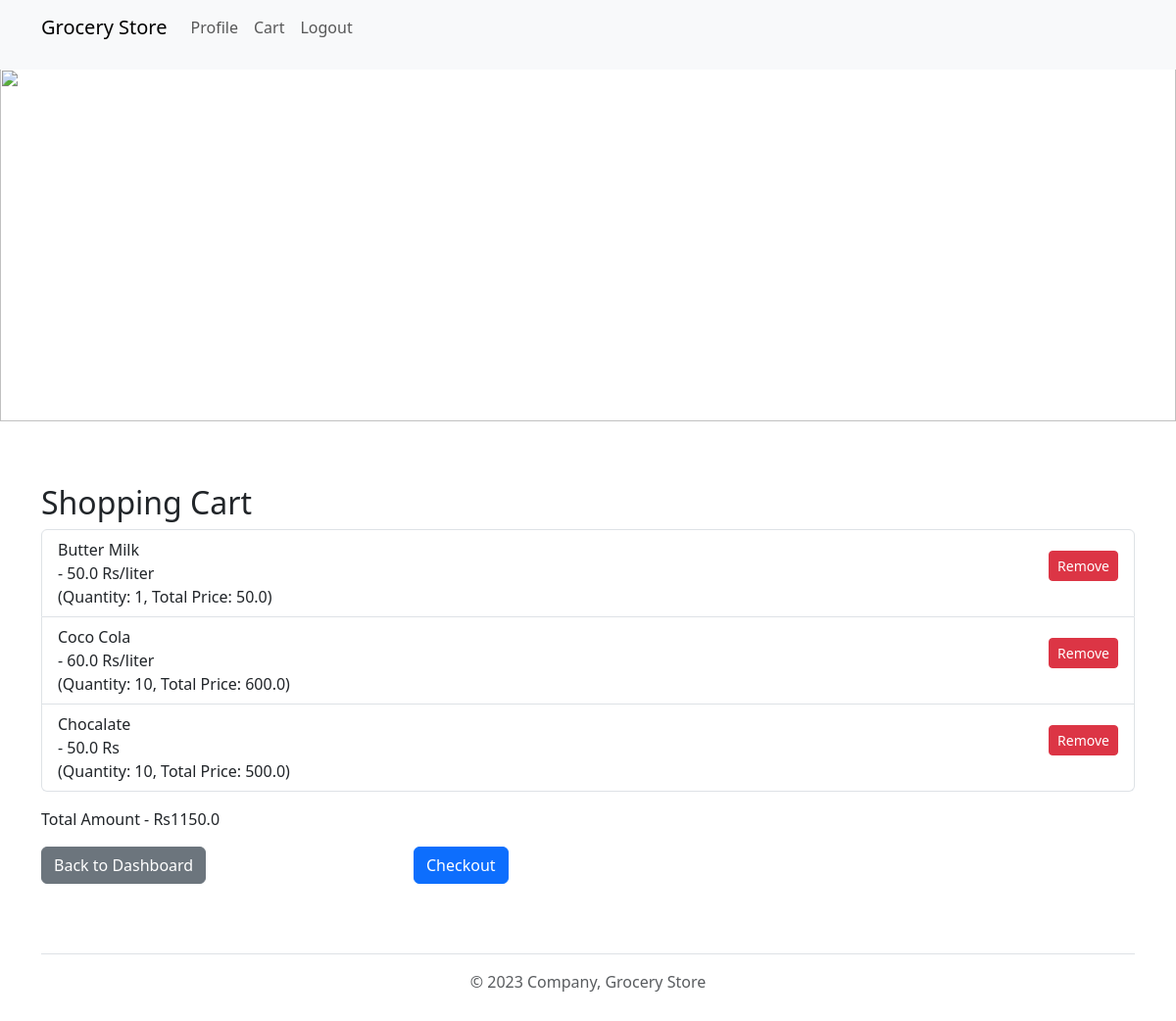
The page /view_cart (signed in) on the database as committed earlier.
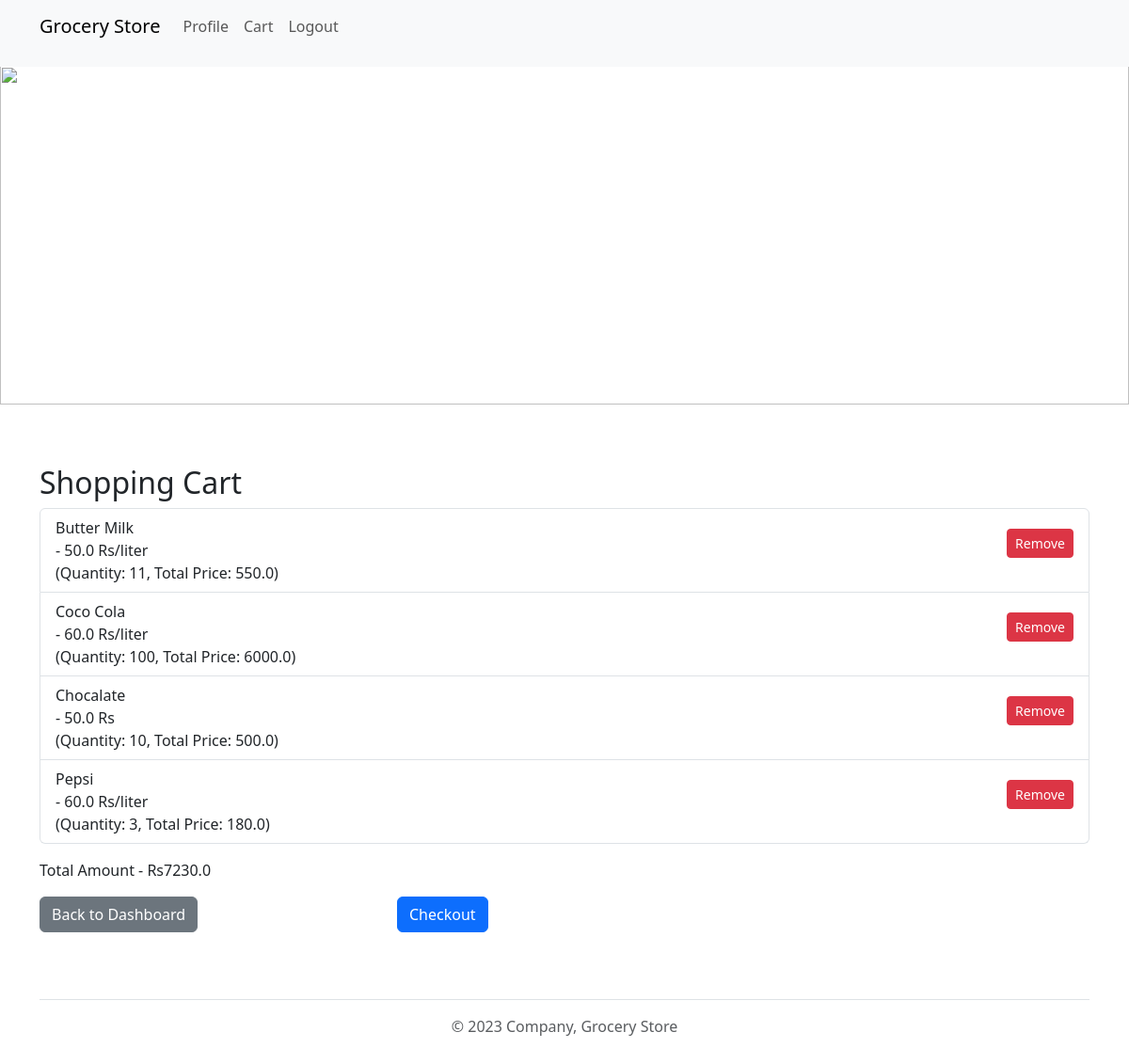
The same page on the database as committed later.
### application/models.py (models this page shows)
class CartItem(db.Model):
    __tablename__ = "cartitems"
    cart_id = db.Column(db.Integer, primary_key=True, autoincrement=True)
    user_id = db.Column(db.Integer, db.ForeignKey('users.user_id', onupdate='CASCADE'), nullable=False)
    item_id = db.Column(db.Integer, db.ForeignKey('products.product_id', onupdate='CASCADE'), nullable=False)
    quantity = db.Column(db.Integer, nullable=False, default=1)
    item = db.relationship('Products', backref=db.backref('products', lazy=True))

class Products(db.Model):
    __tablename__ = "products"
    product_id = db.Column(db.Integer, primary_key=True, autoincrement=True)
    product_name = db.Column(db.String(200), nullable=False)
    manufacture_date = db.Column(db.Date)
    expiry_date = db.Column(db.Date)
    rate_per_unit = db.Column(db.Float, nullable=False)
    unit = db.Column(db.String(200), nullable=False, default='Rs')
    section_id = db.Column(db.Integer, db.ForeignKey('sections.section_id', onupdate='CASCADE'))
    section = db.relationship('Sections', backref=db.backref('products', lazy=True))
    quantity_available = db.Column(db.Integer, db.CheckConstraint('quantity_available >= 0', name='check_min_quantity') , nullable=False)

### application/controllers.py (the view)
@app.route("/view_cart")
@login_required
def view_cart():
    cart_items = CartItem.query.filter_by(user_id=current_user.user_id).all()
    total = 0
    for cart_item in cart_items:
        total += cart_item.item.rate_per_unit*cart_item.quantity
    return render_template('view_cart.html', cart_items=cart_items, total=total)

### application/controllers.py (called while the page is built)
@login_manager.user_loader
def load_user(user_id):
    return Users.query.get(int(user_id))

### templates/view_cart.html (shortened to what this page needs)
<!DOCTYPE html>
<html>
<head>
    <link href="https://cdn.jsdelivr.net/npm/bootstrap@5.3.0/dist/css/bootstrap.min.css" rel="stylesheet">
    <link rel="stylesheet" type="text/css" href="{{ url_for('static', filename='styles.css') }}">
</head>
<body>
    {% include 'header.html' %}
    {% include 'banner.html' %}
    <div class="container mt-5">
        <h2>Shopping Cart</h2>
        <ul class="list-group">
            {% for cart_item in cart_items %}
            <li class="list-group-item d-flex justify-content-between align-items-center">
                {{ cart_item.item.product_name }} <br>
                - {{ cart_item.item.rate_per_unit }} {{ cart_item.item.unit }} <br>(Quantity: {{ cart_item.quantity }}, Total Price: {{ cart_item.quantity * cart_item.item.rate_per_unit}})
                <a href="{{ url_for('delete_cart_item', cart_id=cart_item.cart_id) }}" class="btn btn-danger btn-sm">Remove</a>
            </li>
            {% endfor %}
        </ul>
        <p class="mt-3">Total Amount - Rs{{ total }}</p>
        <div class="row mt-3">
            <div class="col-md-4">
                <a href="{{ url_for('user_dashboard') }}" class="btn btn-secondary">Back to Dashboard</a>
            </div>
            <div class="col-md-4">
                <a href="{{ url_for('checkout') }}" class="btn btn-primary">Checkout</a>
            </div>
        </div>
    </div>
    {% include 'footer.html' %}
</body>
</html>

### templates/header.html (shortened to what this page needs)
<header class="navbar navbar-expand-lg navbar-light bg-light fixed-top">
    <div class="container">
        <a class="navbar-brand" href="{{ url_for('user_dashboard') }}">Grocery Store</a>
        <div class="collapse navbar-collapse" id="navbarNav">
            <ul class="navbar-nav ml-auto">
                <li class="nav-item active">
                    <a class="nav-link" href="{{ url_for('profile') }}">Profile</a>
                </li>
                <li class="nav-item">
                    <a class="nav-link" href="{{ url_for('view_cart') }}">Cart</a>
                </li>
                <li class="nav-item">
                    <a class="nav-link" href="{{ url_for('logout') }}">Logout</a>
                </li>
            </ul>
        </div>
    </div>
</header>

### templates/banner.html (shortened to what this page needs)
  <img src="/static/banner.jpg" id="banner" >

### templates/footer.html
<div class="container">
    <footer class="py-3 my-4">
      <p class="text-center text-body-secondary border-top pt-3 mt-3">&copy; 2023 Company, Grocery Store</p>
    </footer>
</div>

### static/styles.css (style rules this page uses)
body { padding-top: 70px; }
a { display: block; text-align: center; font-size: 18px; margin-bottom: 15px; text-decoration: none; color: #007bff; }

### templates/banner.html (style rules this page uses)
#banner { height: 360px; width: 100%; object-fit: cover; margin-bottom: 16px; }

Rows that differ between the two databases and show on the page:
changed CartItem "Butter Milk": quantity "1" → "11"; cart_item.quantity*cart_item.item.rate_per_unit "50.0" → "550.0"
changed CartItem "Coco Cola": quantity "10" → "100"; cart_item.quantity*cart_item.item.rate_per_unit "600.0" → "6000.0"
added CartItem: item.product_name "Pepsi", item.rate_per_unit "60.0", item.unit "Rs/liter", quantity "3", cart_item.quantity*cart_item.item.rate_per_unit "180.0"
Other text that changed with them:
{{ total }}: "1150.0" → "7230.0"
